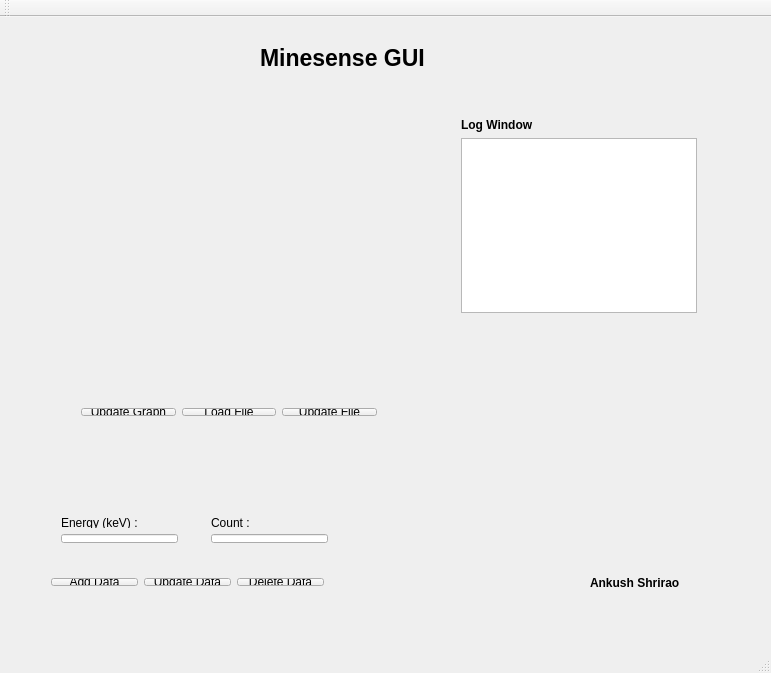
<?xml version="1.0" encoding="UTF-8"?>
<ui version="4.0">
 <class>MainWindow</class>
 <widget class="QMainWindow" name="MainWindow">
  <property name="geometry">
   <rect>
    <x>0</x>
    <y>0</y>
    <width>771</width>
    <height>673</height>
   </rect>
  </property>
  <property name="windowTitle">
   <string>MainWindow</string>
  </property>
  <widget class="QWidget" name="centralWidget">
   <widget class="QCustomPlot" name="customPlot" native="true">
    <property name="geometry">
     <rect>
      <x>10</x>
      <y>90</y>
      <width>431</width>
      <height>271</height>
     </rect>
    </property>
   </widget>
   <widget class="QWidget" name="layoutWidget">
    <property name="geometry">
     <rect>
      <x>450</x>
      <y>90</y>
      <width>258</width>
      <height>217</height>
     </rect>
    </property>
    <layout class="QVBoxLayout" name="verticalLayout">
     <item>
      <widget class="QLabel" name="label">
       <property name="font">
        <font>
         <pointsize>9</pointsize>
         <weight>75</weight>
         <bold>true</bold>
        </font>
       </property>
       <property name="text">
        <string>Log Window</string>
       </property>
      </widget>
     </item>
     <item>
      <widget class="QTextEdit" name="textEdit">
       <property name="html">
        <string>&lt;!DOCTYPE HTML PUBLIC &quot;-//W3C//DTD HTML 4.0//EN&quot; &quot;http://www.w3.org/TR/REC-html40/strict.dtd&quot;&gt;
&lt;html&gt;&lt;head&gt;&lt;meta name=&quot;qrichtext&quot; content=&quot;1&quot; /&gt;&lt;style type=&quot;text/css&quot;&gt;
p, li { white-space: pre-wrap; }
&lt;/style&gt;&lt;/head&gt;&lt;body style=&quot; font-family:'MS Shell Dlg 2'; font-size:7.8pt; font-weight:400; font-style:normal;&quot;&gt;
&lt;p style=&quot;-qt-paragraph-type:empty; margin-top:0px; margin-bottom:0px; margin-left:0px; margin-right:0px; -qt-block-indent:0; text-indent:0px;&quot;&gt;&lt;br /&gt;&lt;/p&gt;&lt;/body&gt;&lt;/html&gt;</string>
       </property>
      </widget>
     </item>
    </layout>
   </widget>
   <widget class="QWidget" name="layoutWidget">
    <property name="geometry">
     <rect>
      <x>50</x>
      <y>490</y>
      <width>139</width>
      <height>47</height>
     </rect>
    </property>
    <layout class="QVBoxLayout" name="verticalLayout_2">
     <item>
      <widget class="QLabel" name="label_2">
       <property name="text">
        <string>Energy (keV) :</string>
       </property>
      </widget>
     </item>
     <item>
      <widget class="QLineEdit" name="energy"/>
     </item>
    </layout>
   </widget>
   <widget class="QWidget" name="layoutWidget">
    <property name="geometry">
     <rect>
      <x>200</x>
      <y>490</y>
      <width>139</width>
      <height>47</height>
     </rect>
    </property>
    <layout class="QVBoxLayout" name="verticalLayout_3">
     <item>
      <widget class="QLabel" name="label_3">
       <property name="text">
        <string>Count :</string>
       </property>
      </widget>
     </item>
     <item>
      <widget class="QLineEdit" name="count"/>
     </item>
    </layout>
   </widget>
   <widget class="QWidget" name="layoutWidget">
    <property name="geometry">
     <rect>
      <x>40</x>
      <y>550</y>
      <width>295</width>
      <height>30</height>
     </rect>
    </property>
    <layout class="QGridLayout" name="gridLayout">
     <item row="0" column="2">
      <widget class="QPushButton" name="pushButton_4">
       <property name="text">
        <string>Delete Data</string>
       </property>
      </widget>
     </item>
     <item row="0" column="0">
      <widget class="QPushButton" name="pushButton_2">
       <property name="text">
        <string>Add Data</string>
       </property>
      </widget>
     </item>
     <item row="0" column="1">
      <widget class="QPushButton" name="pushButton_3">
       <property name="text">
        <string>Update Data</string>
       </property>
      </widget>
     </item>
    </layout>
   </widget>
   <widget class="QLabel" name="label_4">
    <property name="geometry">
     <rect>
      <x>260</x>
      <y>20</y>
      <width>261</width>
      <height>41</height>
     </rect>
    </property>
    <property name="font">
     <font>
      <pointsize>17</pointsize>
      <weight>75</weight>
      <bold>true</bold>
     </font>
    </property>
    <property name="focusPolicy">
     <enum>Qt::NoFocus</enum>
    </property>
    <property name="text">
     <string>Minesense GUI</string>
    </property>
   </widget>
   <widget class="QLabel" name="label_5">
    <property name="geometry">
     <rect>
      <x>590</x>
      <y>540</y>
      <width>171</width>
      <height>51</height>
     </rect>
    </property>
    <property name="font">
     <font>
      <pointsize>9</pointsize>
      <weight>75</weight>
      <italic>false</italic>
      <bold>true</bold>
      <underline>false</underline>
     </font>
    </property>
    <property name="text">
     <string>Ankush Shrirao</string>
    </property>
   </widget>
   <widget class="QWidget" name="">
    <property name="geometry">
     <rect>
      <x>70</x>
      <y>380</y>
      <width>318</width>
      <height>30</height>
     </rect>
    </property>
    <layout class="QGridLayout" name="gridLayout_2">
     <item row="0" column="0">
      <widget class="QPushButton" name="pushButton">
       <property name="text">
        <string>Update Graph</string>
       </property>
      </widget>
     </item>
     <item row="0" column="1">
      <widget class="QPushButton" name="LoadFile">
       <property name="text">
        <string>Load File</string>
       </property>
      </widget>
     </item>
     <item row="0" column="2">
      <widget class="QPushButton" name="DataToFile">
       <property name="text">
        <string>Update File</string>
       </property>
      </widget>
     </item>
    </layout>
   </widget>
   <zorder>layoutWidget</zorder>
   <zorder>layoutWidget</zorder>
   <zorder>layoutWidget</zorder>
   <zorder>layoutWidget</zorder>
   <zorder>pushButton</zorder>
   <zorder>customPlot</zorder>
   <zorder>LoadFile</zorder>
   <zorder>DataToFile</zorder>
   <zorder>pushButton_3</zorder>
   <zorder>label_4</zorder>
   <zorder>label_5</zorder>
  </widget>
  <widget class="QMenuBar" name="menuBar">
   <property name="geometry">
    <rect>
     <x>0</x>
     <y>0</y>
     <width>771</width>
     <height>26</height>
    </rect>
   </property>
  </widget>
  <widget class="QToolBar" name="mainToolBar">
   <attribute name="toolBarArea">
    <enum>TopToolBarArea</enum>
   </attribute>
   <attribute name="toolBarBreak">
    <bool>false</bool>
   </attribute>
  </widget>
  <widget class="QStatusBar" name="statusBar"/>
 </widget>
 <layoutdefault spacing="6" margin="11"/>
 <customwidgets>
  <customwidget>
   <class>QCustomPlot</class>
   <extends>QWidget</extends>
   <header location="global">qcustomplot.h</header>
   <container>1</container>
  </customwidget>
 </customwidgets>
 <resources/>
 <connections/>
</ui>
